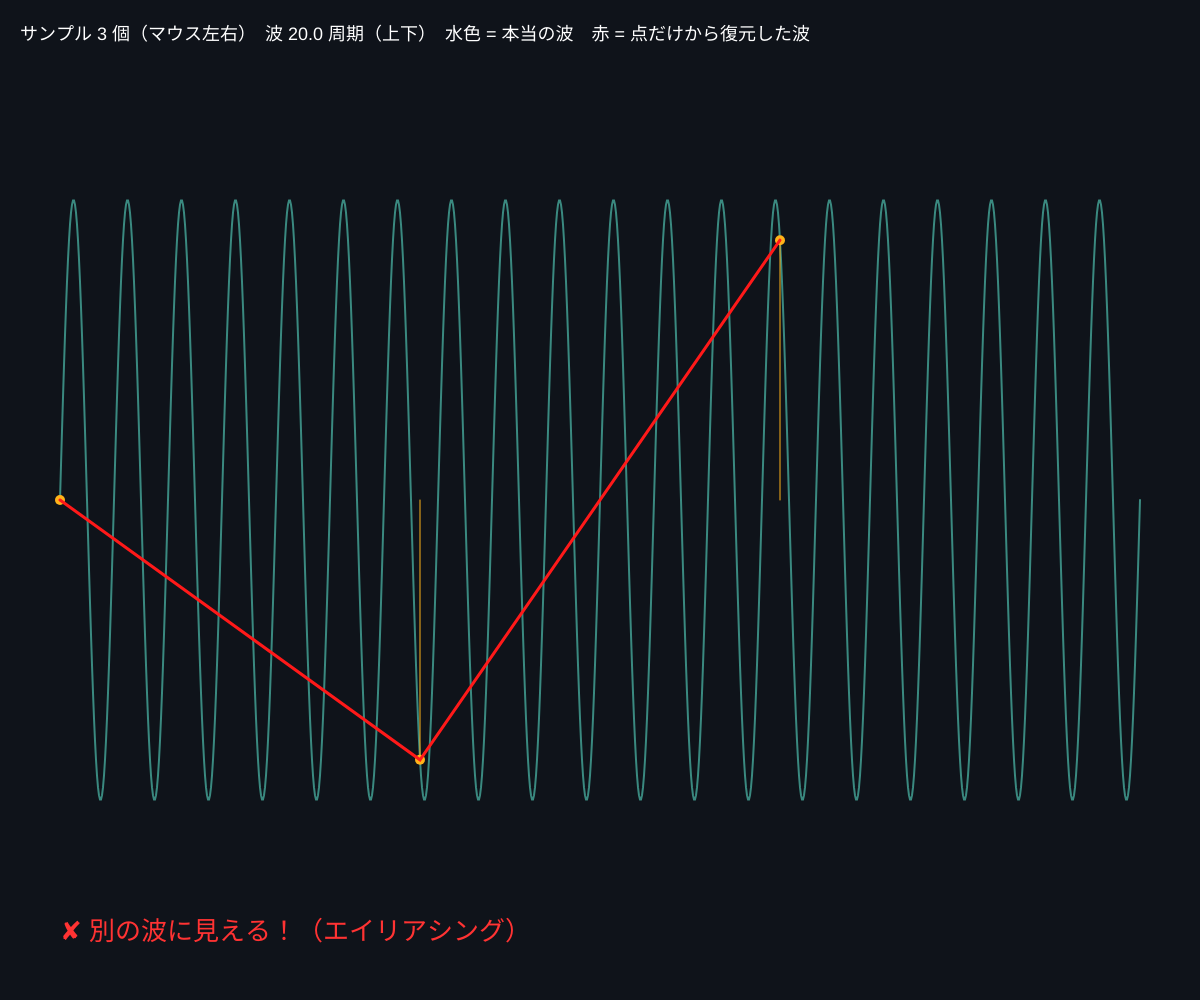
Frame 1 (no input)
Frame 60 (no input): identical to frame 1, image omitted
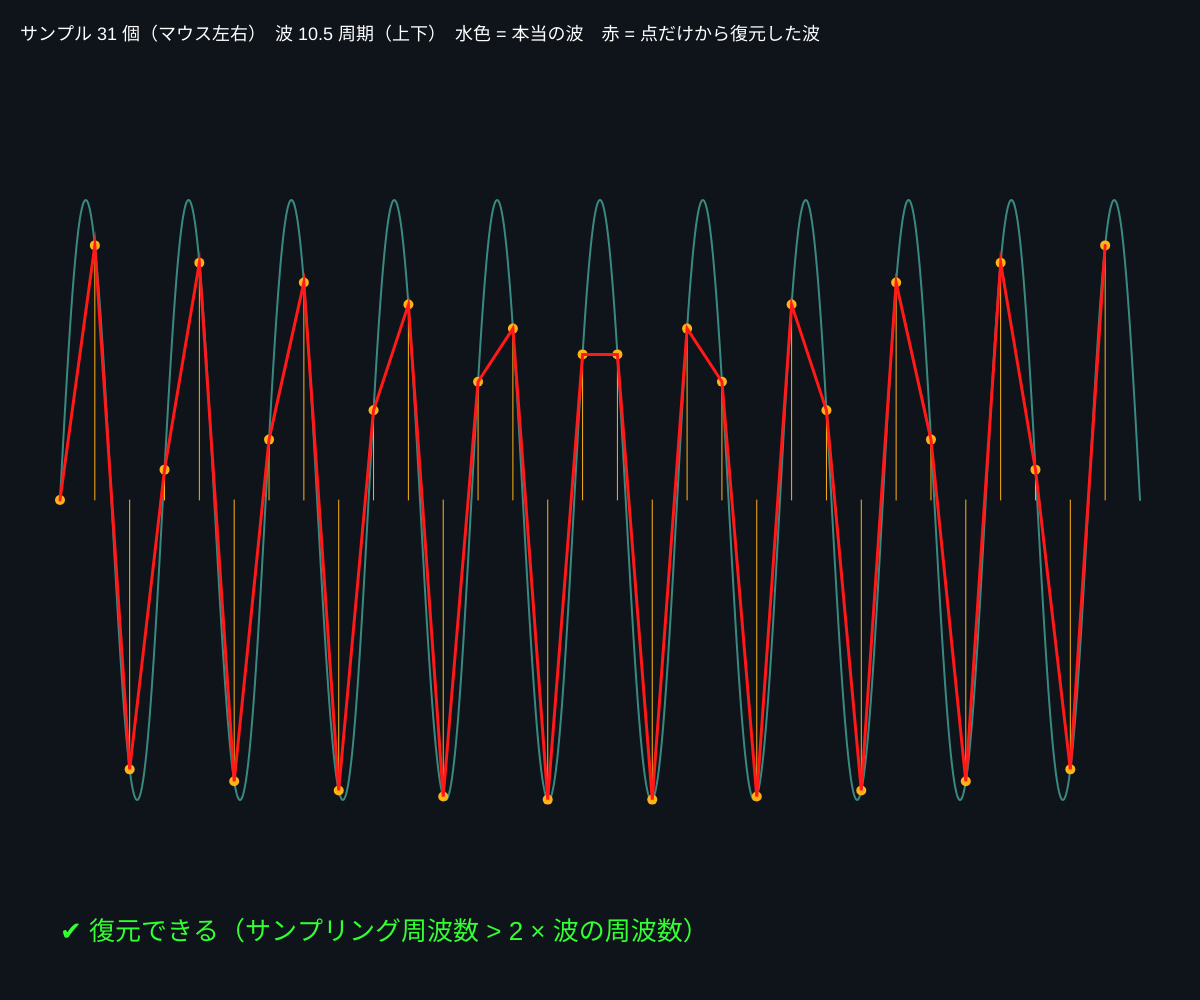
Frame 120 (the mouse pressed at the canvas centre since frame 60)

The p5.js sketch that drew these frames (run headless with seeded random() and noise() and a simulated clock; from frame 60 on, the mouse is pressed at the canvas centre):

// p5.js sketch
// ── sketch.js
// ============================================
// 02 サンプリング（連続な波を、点にする）
// コンピュータは波を「1秒間に何回か」測った点でしか持てない
// 点が少なすぎると、元の波とはちがう波に見えてしまう（エイリアシング）
// マウス左右 = サンプリング周波数 / 上下 = 波の周波数
// ============================================

let signalFreq = 5; // 波の周波数（画面内に何周期あるか）
let sampleRate = 20; // 画面内に何個の点を取るか

function setup() {
  createCanvas(windowWidth, windowHeight);
  colorMode(HSB, 360, 100, 100, 100);
}

function draw() {
  background(220, 40, 10);
  sampleRate = floor(map(mouseX, 0, width, 3, 60, true));
  signalFreq = map(mouseY, 0, height, 20, 1, true);

  let left = 60, right = width - 60, mid = height * 0.5, h = height * 0.3;

  // ---- 元の波（連続）----
  stroke(170, 60, 100, 50);
  strokeWeight(2);
  noFill();
  beginShape();
  for (let x = left; x <= right; x++) {
    let t = (x - left) / (right - left);
    vertex(x, mid - sin(TWO_PI * signalFreq * t) * h);
  }
  endShape();

  // ---- サンプル点 ----
  let samples = [];
  for (let i = 0; i < sampleRate; i++) {
    let t = i / sampleRate;
    let x = map(t, 0, 1, left, right);
    let y = sin(TWO_PI * signalFreq * t); // ★ この瞬間の値だけを測る
    samples.push({ x, y, t });
    stroke(40, 90, 100);
    strokeWeight(1);
    line(x, mid, x, mid - y * h);
    noStroke();
    fill(40, 90, 100);
    circle(x, mid - y * h, 10);
  }

  // ---- 点だけから波を「復元」する（点を線でつなぐ）----
  stroke(0, 90, 100);
  strokeWeight(3);
  noFill();
  beginShape();
  for (let s of samples) vertex(s.x, mid - s.y * h);
  endShape();

  // 判定：ナイキストの条件 サンプリング周波数 > 2 × 波の周波数
  let ok = sampleRate > 2 * signalFreq;
  fill(ok ? 120 : 0, 80, 100);
  noStroke();
  textSize(26);
  text(ok ? '✔ 復元できる（サンプリング周波数 > 2 × 波の周波数）' : '✘ 別の波に見える！（エイリアシング）', 60, height - 60);

  fill(0, 0, 100);
  textSize(18);
  text('サンプル ' + sampleRate + ' 個（マウス左右）　波 ' + nf(signalFreq, 1, 1) + ' 周期（上下）　水色 = 本当の波　赤 = 点だけから復元した波', 20, 40);
}

// ---------- やってみよう ----------
// 1. サンプルを減らしていき、復元した波がおかしくなる境目を探そう。波の周波数の 2 倍？
// 2. サンプル数 = 波の周期数 ぴったりにすると、まっすぐな線になる（波が消える！）
// 3. CD は 44100 Hz。人の耳の上限 20000 Hz の 2 倍より少し多い理由がこれ
